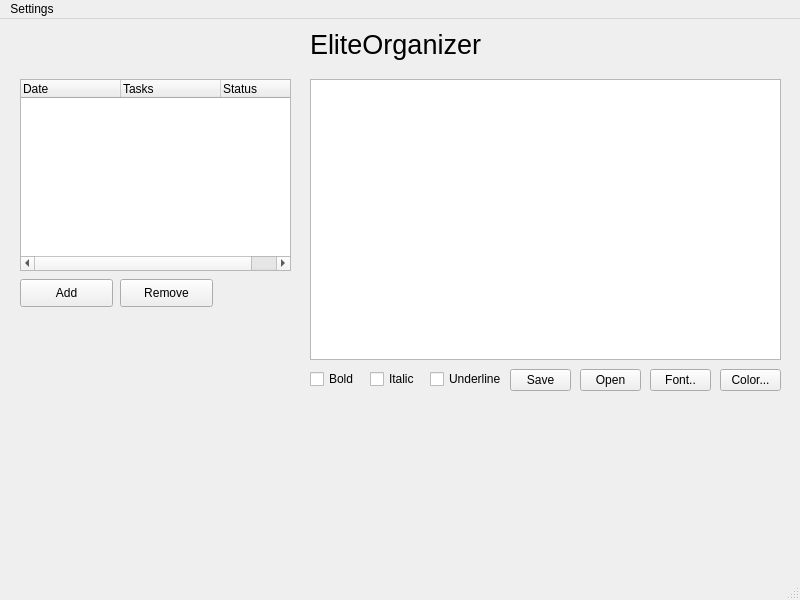
<?xml version="1.0" encoding="UTF-8"?>
<ui version="4.0">
 <class>EliteOrganizer</class>
 <widget class="QMainWindow" name="EliteOrganizer">
  <property name="geometry">
   <rect>
    <x>0</x>
    <y>0</y>
    <width>800</width>
    <height>600</height>
   </rect>
  </property>
  <property name="windowTitle">
   <string>EliteOrganizer</string>
  </property>
  <widget class="QWidget" name="centralwidget">
   <widget class="QLabel" name="label">
    <property name="geometry">
     <rect>
      <x>310</x>
      <y>0</y>
      <width>211</width>
      <height>51</height>
     </rect>
    </property>
    <property name="font">
     <font>
      <pointsize>20</pointsize>
     </font>
    </property>
    <property name="text">
     <string>EliteOrganizer</string>
    </property>
   </widget>
   <widget class="QTextEdit" name="textEdit">
    <property name="geometry">
     <rect>
      <x>310</x>
      <y>60</y>
      <width>471</width>
      <height>281</height>
     </rect>
    </property>
   </widget>
   <widget class="QTreeWidget" name="treeWidget">
    <property name="geometry">
     <rect>
      <x>20</x>
      <y>60</y>
      <width>271</width>
      <height>192</height>
     </rect>
    </property>
    <column>
     <property name="text">
      <string>Date</string>
     </property>
    </column>
    <column>
     <property name="text">
      <string>Tasks</string>
     </property>
    </column>
    <column>
     <property name="text">
      <string>Status</string>
     </property>
    </column>
   </widget>
   <widget class="QCheckBox" name="checkBox">
    <property name="geometry">
     <rect>
      <x>310</x>
      <y>350</y>
      <width>81</width>
      <height>20</height>
     </rect>
    </property>
    <property name="text">
     <string>Bold</string>
    </property>
   </widget>
   <widget class="QCheckBox" name="checkBox_2">
    <property name="geometry">
     <rect>
      <x>370</x>
      <y>350</y>
      <width>81</width>
      <height>20</height>
     </rect>
    </property>
    <property name="text">
     <string>Italic</string>
    </property>
   </widget>
   <widget class="QCheckBox" name="checkBox_3">
    <property name="geometry">
     <rect>
      <x>430</x>
      <y>350</y>
      <width>81</width>
      <height>20</height>
     </rect>
    </property>
    <property name="text">
     <string>Underline</string>
    </property>
   </widget>
   <widget class="QToolButton" name="toolButton">
    <property name="geometry">
     <rect>
      <x>650</x>
      <y>350</y>
      <width>61</width>
      <height>22</height>
     </rect>
    </property>
    <property name="text">
     <string>Font..</string>
    </property>
   </widget>
   <widget class="QToolButton" name="toolButton_2">
    <property name="geometry">
     <rect>
      <x>510</x>
      <y>350</y>
      <width>61</width>
      <height>22</height>
     </rect>
    </property>
    <property name="text">
     <string>Save</string>
    </property>
   </widget>
   <widget class="QToolButton" name="toolButton_3">
    <property name="geometry">
     <rect>
      <x>580</x>
      <y>350</y>
      <width>61</width>
      <height>22</height>
     </rect>
    </property>
    <property name="text">
     <string>Open</string>
    </property>
   </widget>
   <widget class="QToolButton" name="toolButton_4">
    <property name="geometry">
     <rect>
      <x>720</x>
      <y>350</y>
      <width>61</width>
      <height>22</height>
     </rect>
    </property>
    <property name="text">
     <string>Color...</string>
    </property>
   </widget>
   <widget class="QPushButton" name="pushButton">
    <property name="geometry">
     <rect>
      <x>20</x>
      <y>260</y>
      <width>93</width>
      <height>28</height>
     </rect>
    </property>
    <property name="text">
     <string>Add</string>
    </property>
   </widget>
   <widget class="QPushButton" name="pushButton_2">
    <property name="geometry">
     <rect>
      <x>120</x>
      <y>260</y>
      <width>93</width>
      <height>28</height>
     </rect>
    </property>
    <property name="text">
     <string>Remove</string>
    </property>
   </widget>
  </widget>
  <widget class="QMenuBar" name="menubar">
   <property name="geometry">
    <rect>
     <x>0</x>
     <y>0</y>
     <width>800</width>
     <height>26</height>
    </rect>
   </property>
   <widget class="QMenu" name="menuSettings">
    <property name="title">
     <string>Settings</string>
    </property>
    <addaction name="actionColor_Theme"/>
   </widget>
   <addaction name="menuSettings"/>
  </widget>
  <widget class="QStatusBar" name="statusbar"/>
  <action name="actionColor_Theme">
   <property name="text">
    <string>Color Theme</string>
   </property>
  </action>
 </widget>
 <resources/>
 <connections/>
</ui>
